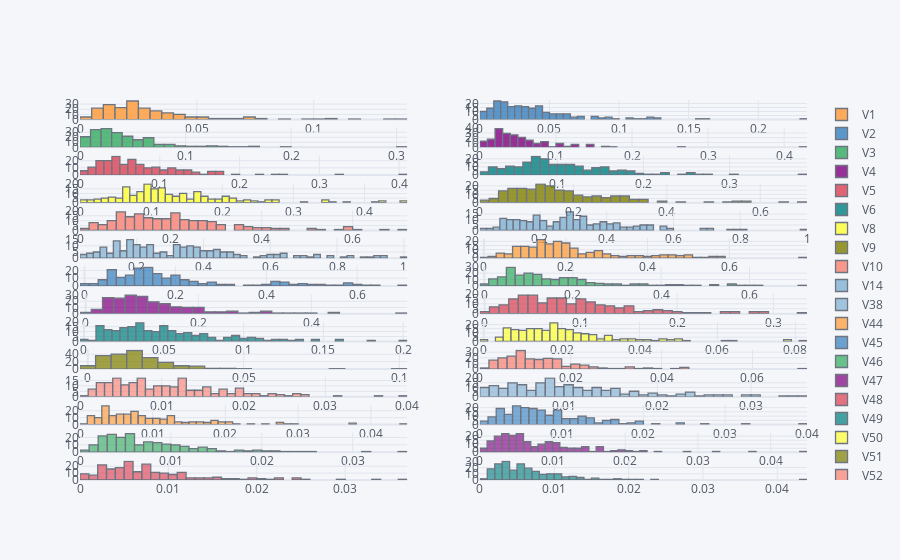

Write notebook code for a chart like this one.
### Code cell
X[skewedColsList].iplot(kind='histogram',subplots=True,bins=50)

### Figure 1 — Plotly figure (JSON) as saved in the notebook; plotly's stock layout.template omitted (floating-point values rounded to 4 significant figures; data arrays with more than 128 entries replaced by an {"elided": "..."} marker saying what was removed)
{"data": [{"histfunc": "count", "histnorm": "", "marker": {"color": "rgba(255, 153, 51, 1.0)", "line": {"color": "#4D5663", "width": 1.3}}, "name": "V1", "nbinsx": 50, "opacity": 0.8, "orientation": "v", "type": "histogram", "x": {"elided": "208 float values"}, "xaxis": "x", "yaxis": "y"}, {"histfunc": "count", "histnorm": "", "marker": {"color": "rgba(55, 128, 191, 1.0)", "line": {"color": "#4D5663", "width": 1.3}}, "name": "V2", "nbinsx": 50, "opacity": 0.8, "orientation": "v", "type": "histogram", "x": {"elided": "208 float values"}, "xaxis": "x2", "yaxis": "y2"}, {"histfunc": "count", "histnorm": "", "marker": {"color": "rgba(50, 171, 96, 1.0)", "line": {"color": "#4D5663", "width": 1.3}}, "name": "V3", "nbinsx": 50, "opacity": 0.8, "orientation": "v", "type": "histogram", "x": {"elided": "208 float values"}, "xaxis": "x3", "yaxis": "y3"}, {"histfunc": "count", "histnorm": "", "marker": {"color": "rgba(128, 0, 128, 1.0)", "line": {"color": "#4D5663", "width": 1.3}}, "name": "V4", "nbinsx": 50, "opacity": 0.8, "orientation": "v", "type": "histogram", "x": {"elided": "208 float values"}, "xaxis": "x4", "yaxis": "y4"}, {"histfunc": "count", "histnorm": "", "marker": {"color": "rgba(219, 64, 82, 1.0)", "line": {"color": "#4D5663", "width": 1.3}}, "name": "V5", "nbinsx": 50, "opacity": 0.8, "orientation": "v", "type": "histogram", "x": {"elided": "208 float values"}, "xaxis": "x5", "yaxis": "y5"}, {"histfunc": "count", "histnorm": "", "marker": {"color": "rgba(0, 128, 128, 1.0)", "line": {"color": "#4D5663", "width": 1.3}}, "name": "V6", "nbinsx": 50, "opacity": 0.8, "orientation": "v", "type": "histogram", "x": {"elided": "208 float values"}, "xaxis": "x6", "yaxis": "y6"}, {"histfunc": "count", "histnorm": "", "marker": {"color": "rgba(255, 255, 51, 1.0)", "line": {"color": "#4D5663", "width": 1.3}}, "name": "V8", "nbinsx": 50, "opacity": 0.8, "orientation": "v", "type": "histogram", "x": {"elided": "208 float values"}, "xaxis": "x7", "yaxis": "y7"}, {"histfunc": "count", "histnorm": "", "marker": {"color": "rgba(128, 128, 0, 1.0)", "line": {"color": "#4D5663", "width": 1.3}}, "name": "V9", "nbinsx": 50, "opacity": 0.8, "orientation": "v", "type": "histogram", "x": {"elided": "208 float values"}, "xaxis": "x8", "yaxis": "y8"}, {"histfunc": "count", "histnorm": "", "marker": {"color": "rgba(251, 128, 114, 1.0)", "line": {"color": "#4D5663", "width": 1.3}}, "name": "V10", "nbinsx": 50, "opacity": 0.8, "orientation": "v", "type": "histogram", "x": {"elided": "208 float values"}, "xaxis": "x9", "yaxis": "y9"}, {"histfunc": "count", "histnorm": "", "marker": {"color": "rgba(128, 177, 211, 1.0)", "line": {"color": "#4D5663", "width": 1.3}}, "name": "V14", "nbinsx": 50, "opacity": 0.8, "orientation": "v", "type": "histogram", "x": {"elided": "208 float values"}, "xaxis": "x10", "yaxis": "y10"}, {"histfunc": "count", "histnorm": "", "marker": {"color": "rgba(128, 177, 211, 0.8999999999999999)", "line": {"color": "#4D5663", "width": 1.3}}, "name": "V38", "nbinsx": 50, "opacity": 0.8, "orientation": "v", "type": "histogram", "x": {"elided": "208 float values"}, "xaxis": "x11", "yaxis": "y11"}, {"histfunc": "count", "histnorm": "", "marker": {"color": "rgba(255, 153, 51, 0.8999999999999999)", "line": {"color": "#4D5663", "width": 1.3}}, "name": "V44", "nbinsx": 50, "opacity": 0.8, "orientation": "v", "type": "histogram", "x": {"elided": "208 float values"}, "xaxis": "x12", "yaxis": "y12"}, {"histfunc": "count", "histnorm": "", "marker": {"color": "rgba(55, 128, 191, 0.8999999999999999)", "line": {"color": "#4D5663", "width": 1.3}}, "name": "V45", "nbinsx": 50, "opacity": 0.8, "orientation": "v", "type": "histogram", "x": {"elided": "208 float values"}, "xaxis": "x13", "yaxis": "y13"}, {"histfunc": "count", "histnorm": "", "marker": {"color": "rgba(50, 171, 96, 0.8999999999999999)", "line": {"color": "#4D5663", "width": 1.3}}, "name": "V46", "nbinsx": 50, "opacity": 0.8, "orientation": "v", "type": "histogram", "x": {"elided": "208 float values"}, "xaxis": "x14", "yaxis": "y14"}, {"histfunc": "count", "histnorm": "", "marker": {"color": "rgba(128, 0, 128, 0.8999999999999999)", "line": {"color": "#4D5663", "width": 1.3}}, "name": "V47", "nbinsx": 50, "opacity": 0.8, "orientation": "v", "type": "histogram", "x": {"elided": "208 float values"}, "xaxis": "x15", "yaxis": "y15"}, {"histfunc": "count", "histnorm": "", "marker": {"color": "rgba(219, 64, 82, 0.8999999999999999)", "line": {"color": "#4D5663", "width": 1.3}}, "name": "V48", "nbinsx": 50, "opacity": 0.8, "orientation": "v", "type": "histogram", "x": {"elided": "208 float values"}, "xaxis": "x16", "yaxis": "y16"}, {"histfunc": "count", "histnorm": "", "marker": {"color": "rgba(0, 128, 128, 0.8999999999999999)", "line": {"color": "#4D5663", "width": 1.3}}, "name": "V49", "nbinsx": 50, "opacity": 0.8, "orientation": "v", "type": "histogram", "x": {"elided": "208 float values"}, "xaxis": "x17", "yaxis": "y17"}, {"histfunc": "count", "histnorm": "", "marker": {"color": "rgba(255, 255, 51, 0.8999999999999999)", "line": {"color": "#4D5663", "width": 1.3}}, "name": "V50", "nbinsx": 50, "opacity": 0.8, "orientation": "v", "type": "histogram", "x": {"elided": "208 float values"}, "xaxis": "x18", "yaxis": "y18"}, {"histfunc": "count", "histnorm": "", "marker": {"color": "rgba(128, 128, 0, 0.8999999999999999)", "line": {"color": "#4D5663", "width": 1.3}}, "name": "V51", "nbinsx": 50, "opacity": 0.8, "orientation": "v", "type": "histogram", "x": {"elided": "208 float values"}, "xaxis": "x19", "yaxis": "y19"}, {"histfunc": "count", "histnorm": "", "marker": {"color": "rgba(251, 128, 114, 0.8999999999999999)", "line": {"color": "#4D5663", "width": 1.3}}, "name": "V52", "nbinsx": 50, "opacity": 0.8, "orientation": "v", "type": "histogram", "x": {"elided": "208 float values"}, "xaxis": "x20", "yaxis": "y20"}, {"histfunc": "count", "histnorm": "", "marker": {"color": "rgba(251, 128, 114, 0.7999999999999998)", "line": {"color": "#4D5663", "width": 1.3}}, "name": "V53", "nbinsx": 50, "opacity": 0.8, "orientation": "v", "type": "histogram", "x": {"elided": "208 float values"}, "xaxis": "x21", "yaxis": "y21"}, {"histfunc": "count", "histnorm": "", "marker": {"color": "rgba(128, 177, 211, 0.7999999999999998)", "line": {"color": "#4D5663", "width": 1.3}}, "name": "V54", "nbinsx": 50, "opacity": 0.8, "orientation": "v", "type": "histogram", "x": {"elided": "208 float values"}, "xaxis": "x22", "yaxis": "y22"}, {"histfunc": "count", "histnorm": "", "marker": {"color": "rgba(255, 153, 51, 0.7999999999999998)", "line": {"color": "#4D5663", "width": 1.3}}, "name": "V55", "nbinsx": 50, "opacity": 0.8, "orientation": "v", "type": "histogram", "x": {"elided": "208 float values"}, "xaxis": "x23", "yaxis": "y23"}, {"histfunc": "count", "histnorm": "", "marker": {"color": "rgba(55, 128, 191, 0.7999999999999998)", "line": {"color": "#4D5663", "width": 1.3}}, "name": "V56", "nbinsx": 50, "opacity": 0.8, "orientation": "v", "type": "histogram", "x": {"elided": "208 float values"}, "xaxis": "x24", "yaxis": "y24"}, {"histfunc": "count", "histnorm": "", "marker": {"color": "rgba(50, 171, 96, 0.7999999999999998)", "line": {"color": "#4D5663", "width": 1.3}}, "name": "V57", "nbinsx": 50, "opacity": 0.8, "orientation": "v", "type": "histogram", "x": {"elided": "208 float values"}, "xaxis": "x25", "yaxis": "y25"}, {"histfunc": "count", "histnorm": "", "marker": {"color": "rgba(128, 0, 128, 0.7999999999999998)", "line": {"color": "#4D5663", "width": 1.3}}, "name": "V58", "nbinsx": 50, "opacity": 0.8, "orientation": "v", "type": "histogram", "x": {"elided": "208 float values"}, "xaxis": "x26", "yaxis": "y26"}, {"histfunc": "count", "histnorm": "", "marker": {"color": "rgba(219, 64, 82, 0.7999999999999998)", "line": {"color": "#4D5663", "width": 1.3}}, "name": "V59", "nbinsx": 50, "opacity": 0.8, "orientation": "v", "type": "histogram", "x": {"elided": "208 float values"}, "xaxis": "x27", "yaxis": "y27"}, {"histfunc": "count", "histnorm": "", "marker": {"color": "rgba(0, 128, 128, 0.7999999999999998)", "line": {"color": "#4D5663", "width": 1.3}}, "name": "V60", "nbinsx": 50, "opacity": 0.8, "orientation": "v", "type": "histogram", "x": {"elided": "208 float values"}, "xaxis": "x28", "yaxis": "y28"}], "layout": {"barmode": "overlay", "legend": {"bgcolor": "#F5F6F9", "font": {"color": "#4D5663"}}, "paper_bgcolor": "#F5F6F9", "plot_bgcolor": "#F5F6F9", "title": {"font": {"color": "#4D5663"}}, "xaxis": {"anchor": "y", "domain": [0, 0.45], "gridcolor": "#E1E5ED", "showgrid": true, "tickfont": {"color": "#4D5663"}, "title": {"font": {"color": "#4D5663"}, "text": ""}, "zerolinecolor": "#E1E5ED"}, "xaxis10": {"anchor": "y10", "domain": [0.55, 1], "gridcolor": "#E1E5ED", "showgrid": true, "tickfont": {"color": "#4D5663"}, "title": {"font": {"color": "#4D5663"}, "text": ""}, "zerolinecolor": "#E1E5ED"}, "xaxis11": {"anchor": "y11", "domain": [0, 0.45], "gridcolor": "#E1E5ED", "showgrid": true, "tickfont": {"color": "#4D5663"}, "title": {"font": {"color": "#4D5663"}, "text": ""}, "zerolinecolor": "#E1E5ED"}, "xaxis12": {"anchor": "y12", "domain": [0.55, 1], "gridcolor": "#E1E5ED", "showgrid": true, "tickfont": {"color": "#4D5663"}, "title": {"font": {"color": "#4D5663"}, "text": ""}, "zerolinecolor": "#E1E5ED"}, "xaxis13": {"anchor": "y13", "domain": [0, 0.45], "gridcolor": "#E1E5ED", "showgrid": true, "tickfont": {"color": "#4D5663"}, "title": {"font": {"color": "#4D5663"}, "text": ""}, "zerolinecolor": "#E1E5ED"}, "xaxis14": {"anchor": "y14", "domain": [0.55, 1], "gridcolor": "#E1E5ED", "showgrid": true, "tickfont": {"color": "#4D5663"}, "title": {"font": {"color": "#4D5663"}, "text": ""}, "zerolinecolor": "#E1E5ED"}, "xaxis15": {"anchor": "y15", "domain": [0, 0.45], "gridcolor": "#E1E5ED", "showgrid": true, "tickfont": {"color": "#4D5663"}, "title": {"font": {"color": "#4D5663"}, "text": ""}, "zerolinecolor": "#E1E5ED"}, "xaxis16": {"anchor": "y16", "domain": [0.55, 1], "gridcolor": "#E1E5ED", "showgrid": true, "tickfont": {"color": "#4D5663"}, "title": {"font": {"color": "#4D5663"}, "text": ""}, "zerolinecolor": "#E1E5ED"}, "xaxis17": {"anchor": "y17", "domain": [0, 0.45], "gridcolor": "#E1E5ED", "showgrid": true, "tickfont": {"color": "#4D5663"}, "title": {"font": {"color": "#4D5663"}, "text": ""}, "zerolinecolor": "#E1E5ED"}, "xaxis18": {"anchor": "y18", "domain": [0.55, 1], "gridcolor": "#E1E5ED", "showgrid": true, "tickfont": {"color": "#4D5663"}, "title": {"font": {"color": "#4D5663"}, "text": ""}, "zerolinecolor": "#E1E5ED"}, "xaxis19": {"anchor": "y19", "domain": [0, 0.45], "gridcolor": "#E1E5ED", "showgrid": true, "tickfont": {"color": "#4D5663"}, "title": {"font": {"color": "#4D5663"}, "text": ""}, "zerolinecolor": "#E1E5ED"}, "xaxis2": {"anchor": "y2", "domain": [0.55, 1], "gridcolor": "#E1E5ED", "showgrid": true, "tickfont": {"color": "#4D5663"}, "title": {"font": {"color": "#4D5663"}, "text": ""}, "zerolinecolor": "#E1E5ED"}, "xaxis20": {"anchor": "y20", "domain": [0.55, 1], "gridcolor": "#E1E5ED", "showgrid": true, "tickfont": {"color": "#4D5663"}, "title": {"font": {"color": "#4D5663"}, "text": ""}, "zerolinecolor": "#E1E5ED"}, "xaxis21": {"anchor": "y21", "domain": [0, 0.45], "gridcolor": "#E1E5ED", "showgrid": true, "tickfont": {"color": "#4D5663"}, "title": {"font": {"color": "#4D5663"}, "text": ""}, "zerolinecolor": "#E1E5ED"}, "xaxis22": {"anchor": "y22", "domain": [0.55, 1], "gridcolor": "#E1E5ED", "showgrid": true, "tickfont": {"color": "#4D5663"}, "title": {"font": {"color": "#4D5663"}, "text": ""}, "zerolinecolor": "#E1E5ED"}, "xaxis23": {"anchor": "y23", "domain": [0, 0.45], "gridcolor": "#E1E5ED", "showgrid": true, "tickfont": {"color": "#4D5663"}, "title": {"font": {"color": "#4D5663"}, "text": ""}, "zerolinecolor": "#E1E5ED"}, "xaxis24": {"anchor": "y24", "domain": [0.55, 1], "gridcolor": "#E1E5ED", "showgrid": true, "tickfont": {"color": "#4D5663"}, "title": {"font": {"color": "#4D5663"}, "text": ""}, "zerolinecolor": "#E1E5ED"}, "xaxis25": {"anchor": "y25", "domain": [0, 0.45], "gridcolor": "#E1E5ED", "showgrid": true, "tickfont": {"color": "#4D5663"}, "title": {"font": {"color": "#4D5663"}, "text": ""}, "zerolinecolor": "#E1E5ED"}, "xaxis26": {"anchor": "y26", "domain": [0.55, 1], "gridcolor": "#E1E5ED", "showgrid": true, "tickfont": {"color": "#4D5663"}, "title": {"font": {"color": "#4D5663"}, "text": ""}, "zerolinecolor": "#E1E5ED"}, "xaxis27": {"anchor": "y27", "domain": [0, 0.45], "gridcolor": "#E1E5ED", "showgrid": true, "tickfont": {"color": "#4D5663"}, "title": {"font": {"color": "#4D5663"}, "text": ""}, "zerolinecolor": "#E1E5ED"}, "xaxis28": {"anchor": "y28", "domain": [0.55, 1], "gridcolor": "#E1E5ED", "showgrid": true, "tickfont": {"color": "#4D5663"}, "title": {"font": {"color": "#4D5663"}, "text": ""}, "zerolinecolor": "#E1E5ED"}, "xaxis3": {"anchor": "y3", "domain": [0, 0.45], "gridcolor": "#E1E5ED", "showgrid": true, "tickfont": {"color": "#4D5663"}, "title": {"font": {"color": "#4D5663"}, "text": ""}, "zerolinecolor": "#E1E5ED"}, "xaxis4": {"anchor": "y4", "domain": [0.55, 1], "gridcolor": "#E1E5ED", "showgrid": true, "tickfont": {"color": "#4D5663"}, "title": {"font": {"color": "#4D5663"}, "text": ""}, "zerolinecolor": "#E1E5ED"}, "xaxis5": {"anchor": "y5", "domain": [0, 0.45], "gridcolor": "#E1E5ED", "showgrid": true, "tickfont": {"color": "#4D5663"}, "title": {"font": {"color": "#4D5663"}, "text": ""}, "zerolinecolor": "#E1E5ED"}, "xaxis6": {"anchor": "y6", "domain": [0.55, 1], "gridcolor": "#E1E5ED", "showgrid": true, "tickfont": {"color": "#4D5663"}, "title": {"font": {"color": "#4D5663"}, "text": ""}, "zerolinecolor": "#E1E5ED"}, "xaxis7": {"anchor": "y7", "domain": [0, 0.45], "gridcolor": "#E1E5ED", "showgrid": true, "tickfont": {"color": "#4D5663"}, "title": {"font": {"color": "#4D5663"}, "text": ""}, "zerolinecolor": "#E1E5ED"}, "xaxis8": {"anchor": "y8", "domain": [0.55, 1], "gridcolor": "#E1E5ED", "showgrid": true, "tickfont": {"color": "#4D5663"}, "title": {"font": {"color": "#4D5663"}, "text": ""}, "zerolinecolor": "#E1E5ED"}, "xaxis9": {"anchor": "y9", "domain": [0, 0.45], "gridcolor": "#E1E5ED", "showgrid": true, "tickfont": {"color": "#4D5663"}, "title": {"font": {"color": "#4D5663"}, "text": ""}, "zerolinecolor": "#E1E5ED"}, "yaxis": {"anchor": "x", "domain": [0.9485, 1], "gridcolor": "#E1E5ED", "showgrid": true, "tickfont": {"color": "#4D5663"}, "title": {"font": {"color": "#4D5663"}, "text": ""}, "zerolinecolor": "#E1E5ED"}, "yaxis10": {"anchor": "x10", "domain": [0.6566, 0.7082], "gridcolor": "#E1E5ED", "showgrid": true, "tickfont": {"color": "#4D5663"}, "title": {"font": {"color": "#4D5663"}, "text": ""}, "zerolinecolor": "#E1E5ED"}, "yaxis11": {"anchor": "x11", "domain": [0.5837, 0.6352], "gridcolor": "#E1E5ED", "showgrid": true, "tickfont": {"color": "#4D5663"}, "title": {"font": {"color": "#4D5663"}, "text": ""}, "zerolinecolor": "#E1E5ED"}, "yaxis12": {"anchor": "x12", "domain": [0.5837, 0.6352], "gridcolor": "#E1E5ED", "showgrid": true, "tickfont": {"color": "#4D5663"}, "title": {"font": {"color": "#4D5663"}, "text": ""}, "zerolinecolor": "#E1E5ED"}, "yaxis13": {"anchor": "x13", "domain": [0.5107, 0.5622], "gridcolor": "#E1E5ED", "showgrid": true, "tickfont": {"color": "#4D5663"}, "title": {"font": {"color": "#4D5663"}, "text": ""}, "zerolinecolor": "#E1E5ED"}, "yaxis14": {"anchor": "x14", "domain": [0.5107, 0.5622], "gridcolor": "#E1E5ED", "showgrid": true, "tickfont": {"color": "#4D5663"}, "title": {"font": {"color": "#4D5663"}, "text": ""}, "zerolinecolor": "#E1E5ED"}, "yaxis15": {"anchor": "x15", "domain": [0.4378, 0.4893], "gridcolor": "#E1E5ED", "showgrid": true, "tickfont": {"color": "#4D5663"}, "title": {"font": {"color": "#4D5663"}, "text": ""}, "zerolinecolor": "#E1E5ED"}, "yaxis16": {"anchor": "x16", "domain": [0.4378, 0.4893], "gridcolor": "#E1E5ED", "showgrid": true, "tickfont": {"color": "#4D5663"}, "title": {"font": {"color": "#4D5663"}, "text": ""}, "zerolinecolor": "#E1E5ED"}, "yaxis17": {"anchor": "x17", "domain": [0.3648, 0.4163], "gridcolor": "#E1E5ED", "showgrid": true, "tickfont": {"color": "#4D5663"}, "title": {"font": {"color": "#4D5663"}, "text": ""}, "zerolinecolor": "#E1E5ED"}, "yaxis18": {"anchor": "x18", "domain": [0.3648, 0.4163], "gridcolor": "#E1E5ED", "showgrid": true, "tickfont": {"color": "#4D5663"}, "title": {"font": {"color": "#4D5663"}, "text": ""}, "zerolinecolor": "#E1E5ED"}, "yaxis19": {"anchor": "x19", "domain": [0.2918, 0.3434], "gridcolor": "#E1E5ED", "showgrid": true, "tickfont": {"color": "#4D5663"}, "title": {"font": {"color": "#4D5663"}, "text": ""}, "zerolinecolor": "#E1E5ED"}, "yaxis2": {"anchor": "x2", "domain": [0.9485, 1], "gridcolor": "#E1E5ED", "showgrid": true, "tickfont": {"color": "#4D5663"}, "title": {"font": {"color": "#4D5663"}, "text": ""}, "zerolinecolor": "#E1E5ED"}, "yaxis20": {"anchor": "x20", "domain": [0.2918, 0.3434], "gridcolor": "#E1E5ED", "showgrid": true, "tickfont": {"color": "#4D5663"}, "title": {"font": {"color": "#4D5663"}, "text": ""}, "zerolinecolor": "#E1E5ED"}, "yaxis21": {"anchor": "x21", "domain": [0.2189, 0.2704], "gridcolor": "#E1E5ED", "showgrid": true, "tickfont": {"color": "#4D5663"}, "title": {"font": {"color": "#4D5663"}, "text": ""}, "zerolinecolor": "#E1E5ED"}, "yaxis22": {"anchor": "x22", "domain": [0.2189, 0.2704], "gridcolor": "#E1E5ED", "showgrid": true, "tickfont": {"color": "#4D5663"}, "title": {"font": {"color": "#4D5663"}, "text": ""}, "zerolinecolor": "#E1E5ED"}, "yaxis23": {"anchor": "x23", "domain": [0.1459, 0.1974], "gridcolor": "#E1E5ED", "showgrid": true, "tickfont": {"color": "#4D5663"}, "title": {"font": {"color": "#4D5663"}, "text": ""}, "zerolinecolor": "#E1E5ED"}, "yaxis24": {"anchor": "x24", "domain": [0.1459, 0.1974], "gridcolor": "#E1E5ED", "showgrid": true, "tickfont": {"color": "#4D5663"}, "title": {"font": {"color": "#4D5663"}, "text": ""}, "zerolinecolor": "#E1E5ED"}, "yaxis25": {"anchor": "x25", "domain": [0.07296, 0.1245], "gridcolor": "#E1E5ED", "showgrid": true, "tickfont": {"color": "#4D5663"}, "title": {"font": {"color": "#4D5663"}, "text": ""}, "zerolinecolor": "#E1E5ED"}, "yaxis26": {"anchor": "x26", "domain": [0.07296, 0.1245], "gridcolor": "#E1E5ED", "showgrid": true, "tickfont": {"color": "#4D5663"}, "title": {"font": {"color": "#4D5663"}, "text": ""}, "zerolinecolor": "#E1E5ED"}, "yaxis27": {"anchor": "x27", "domain": [0, 0.05153], "gridcolor": "#E1E5ED", "showgrid": true, "tickfont": {"color": "#4D5663"}, "title": {"font": {"color": "#4D5663"}, "text": ""}, "zerolinecolor": "#E1E5ED"}, "yaxis28": {"anchor": "x28", "domain": [0, 0.05153], "gridcolor": "#E1E5ED", "showgrid": true, "tickfont": {"color": "#4D5663"}, "title": {"font": {"color": "#4D5663"}, "text": ""}, "zerolinecolor": "#E1E5ED"}, "yaxis3": {"anchor": "x3", "domain": [0.8755, 0.927], "gridcolor": "#E1E5ED", "showgrid": true, "tickfont": {"color": "#4D5663"}, "title": {"font": {"color": "#4D5663"}, "text": ""}, "zerolinecolor": "#E1E5ED"}, "yaxis4": {"anchor": "x4", "domain": [0.8755, 0.927], "gridcolor": "#E1E5ED", "showgrid": true, "tickfont": {"color": "#4D5663"}, "title": {"font": {"color": "#4D5663"}, "text": ""}, "zerolinecolor": "#E1E5ED"}, "yaxis5": {"anchor": "x5", "domain": [0.8026, 0.8541], "gridcolor": "#E1E5ED", "showgrid": true, "tickfont": {"color": "#4D5663"}, "title": {"font": {"color": "#4D5663"}, "text": ""}, "zerolinecolor": "#E1E5ED"}, "yaxis6": {"anchor": "x6", "domain": [0.8026, 0.8541], "gridcolor": "#E1E5ED", "showgrid": true, "tickfont": {"color": "#4D5663"}, "title": {"font": {"color": "#4D5663"}, "text": ""}, "zerolinecolor": "#E1E5ED"}, "yaxis7": {"anchor": "x7", "domain": [0.7296, 0.7811], "gridcolor": "#E1E5ED", "showgrid": true, "tickfont": {"color": "#4D5663"}, "title": {"font": {"color": "#4D5663"}, "text": ""}, "zerolinecolor": "#E1E5ED"}, "yaxis8": {"anchor": "x8", "domain": [0.7296, 0.7811], "gridcolor": "#E1E5ED", "showgrid": true, "tickfont": {"color": "#4D5663"}, "title": {"font": {"color": "#4D5663"}, "text": ""}, "zerolinecolor": "#E1E5ED"}, "yaxis9": {"anchor": "x9", "domain": [0.6566, 0.7082], "gridcolor": "#E1E5ED", "showgrid": true, "tickfont": {"color": "#4D5663"}, "title": {"font": {"color": "#4D5663"}, "text": ""}, "zerolinecolor": "#E1E5ED"}}}
